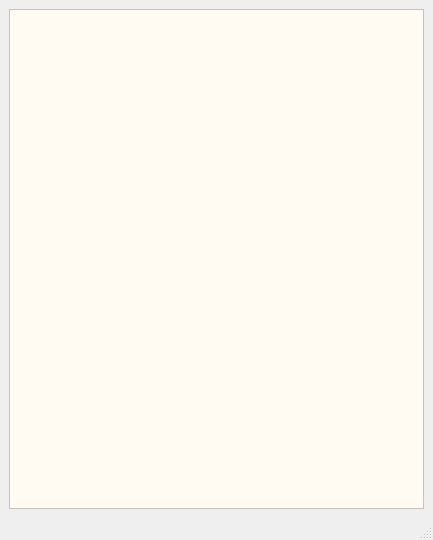
<?xml version="1.0" encoding="UTF-8"?>
<ui version="4.0">
 <class>MainWindow</class>
 <widget class="QMainWindow" name="MainWindow">
  <property name="geometry">
   <rect>
    <x>0</x>
    <y>0</y>
    <width>433</width>
    <height>540</height>
   </rect>
  </property>
  <property name="windowTitle">
   <string>绘图模式更新日志</string>
  </property>
  <widget class="QWidget" name="centralwidget">
   <layout class="QVBoxLayout" name="verticalLayout">
    <item>
     <widget class="QTextBrowser" name="updatelogdisplay">
      <property name="font">
       <font>
        <family>Arial</family>
        <pointsize>16</pointsize>
        <weight>75</weight>
        <bold>true</bold>
       </font>
      </property>
      <property name="cursor" stdset="0">
       <cursorShape>ArrowCursor</cursorShape>
      </property>
      <property name="styleSheet">
       <string notr="true">background-color: rgb(255, 250, 242);</string>
      </property>
     </widget>
    </item>
   </layout>
  </widget>
  <widget class="QMenuBar" name="menubar">
   <property name="geometry">
    <rect>
     <x>0</x>
     <y>0</y>
     <width>433</width>
     <height>22</height>
    </rect>
   </property>
  </widget>
  <widget class="QStatusBar" name="statusbar"/>
 </widget>
 <resources/>
 <connections/>
</ui>
